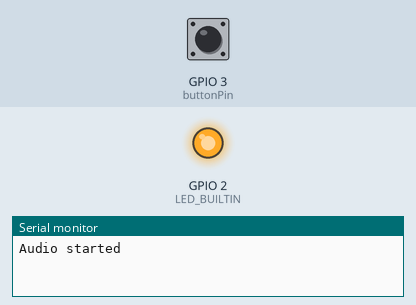
This sketch was run on a simulated ESP32. Parts: output pins drawn as LEDs (lit = HIGH), the last lines printed to the serial monitor. The test bench sets the inputs (shaded band); at power-on: GPIO 3 (buttonPin) HIGH. The audio player accepts every command and is not drawn.

Above: at 1.7 s.
1.8 s: GPIO 3 (buttonPin) pulled LOW for 0.15 s
At 1.87 s:
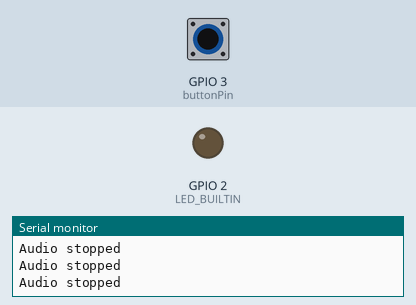
3.4 s: GPIO 3 (buttonPin) pulled LOW for 3.2 s
At 7.8 s:
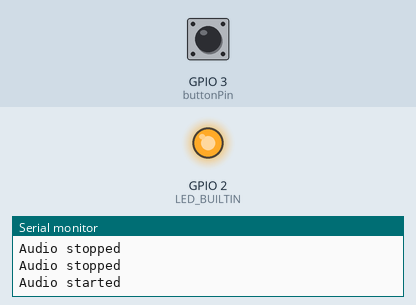
Timing chart, 0 to 9.3 s (numbered marks = the images above; inputs shaded):
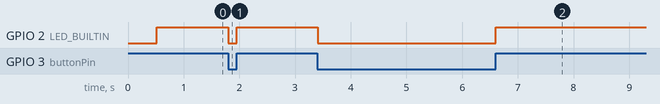

Measured:
- after the input at 1.8 s, GPIO 2 (LED_BUILTIN): HIGH → LOW at once, → HIGH 0.15 s later
- after the input at 3.4 s, GPIO 2 (LED_BUILTIN): HIGH → LOW at once, → HIGH 3.2 s later

The sketch:

holdtolisten.ino
```cpp
// This is the main code for the installation

/*
** WIRES **

Power:
* 5V -- External power supply > diode >|| XIAO 5V
* 5V -- External power supply > DFplayer VCC
* 3.3V -- XIAO 3.3V > touch sensor VCC

Ground:
* External power supply > GND
* Touch sensor > GND
* XIAO > GND
* DFplayer > GDN

Data 1: touch sensor
* Touch sensor signal > XIAO D2

Data 2: DFPlayer commands
* XIAO TX > (via 1k resistor) > DFplayer RX
* XIAO RX > DFplayer TX

Data 3: Audio signal
* Speaker - > DFplayer SPK2
* Speaker + > DFplayer SPK1
 */

#include "DFRobotDFPlayerMini.h"

HardwareSerial mySerial(1);  // Use UART1
DFRobotDFPlayerMini myDFPlayer;

const int buttonPin = 3;
bool isPlaying = false;

void setup() {
  pinMode(buttonPin, INPUT_PULLUP);
  pinMode(LED_BUILTIN, OUTPUT);

  // initialize both Serial communications
  // TX = GPIO43 (D6), RX = GPIO44 (D7)
  mySerial.begin(115200, SERIAL_8N1, 44, 43);  // RX, TX to the DF player
  Serial1.begin(9600);                         // for USB debugging

  // Open the SD card stream
  myDFPlayer.begin(mySerial);
  myDFPlayer.volume(10);  //Set volume value. From 0 to 30
  delay(10);
}

void loop() {
  int buttonState = digitalRead(buttonPin);

  if (buttonState == HIGH && !isPlaying) {  // Button is pressed
    digitalWrite(LED_BUILTIN, HIGH);
    myDFPlayer.play(1);  // Play the first MP3
    Serial.println("Audio started");
    isPlaying = true;
  }
  else if (buttonState == LOW) {  // Button is released
    digitalWrite(LED_BUILTIN, LOW);
    myDFPlayer.stop();  // Stop playback
    Serial.println("Audio stopped");
    isPlaying = false;
  }

  delay(10);
}
```
